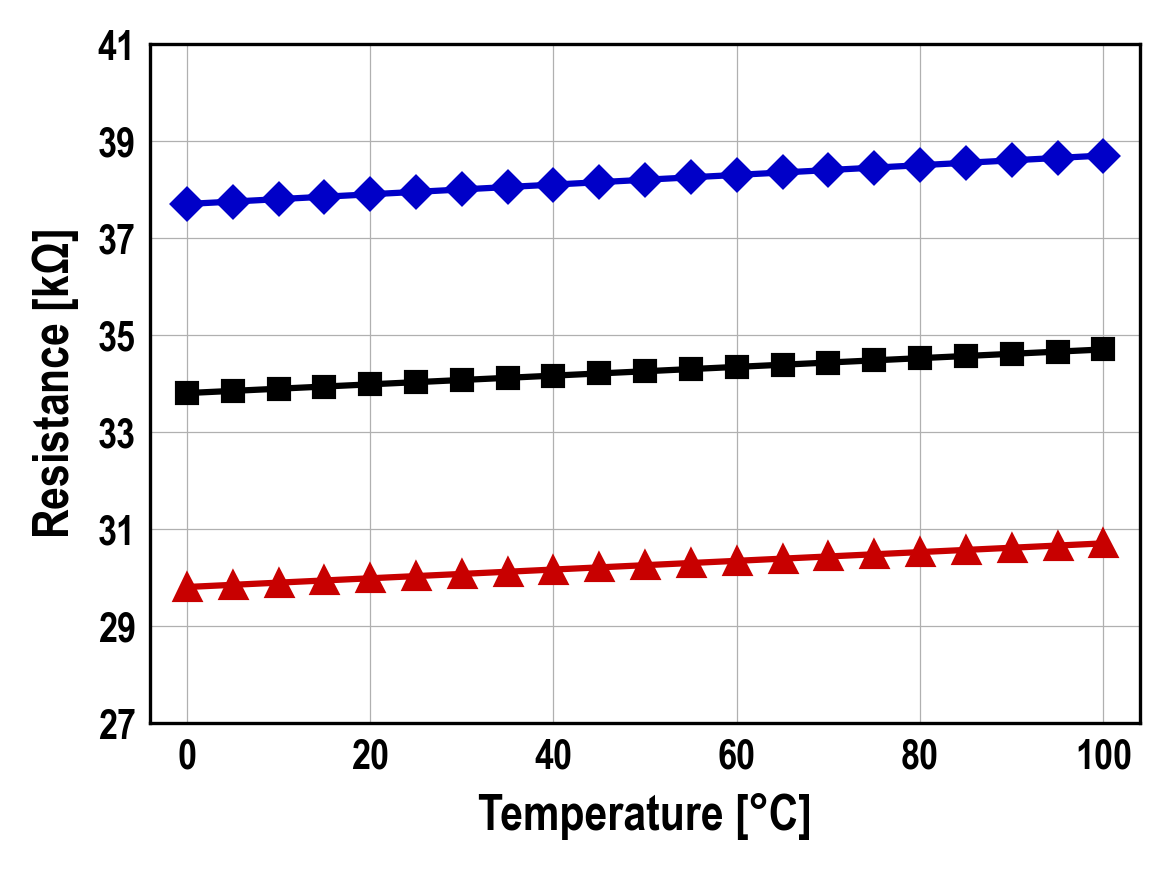

Write Python code to recreate this figure.
#!/usr/bin/env python3
"""
resistor_corners.py — Resistance against temperature at the slow, typical and fast corners

One of the reference plots in references/plots/. The plot style and the PowerPoint
sizing rules live in AGENTS.md (section Plots).

Single panel, 4x3 in at 300 dpi, linear axes:
  * three 1.5 pt lines with a marker on every data point
    slow    navy  #0000C8  diamond, 5 pt
    typical black          square,  5 pt
    fast    red   #C80000  triangle, 6 pt
  * 12 pt axis labels, 0.3 pt grid, no tick marks, no legend (labels go on the slide)
  * y ticks every 2 kΩ

Usage
-----
    python resistor_corners.py                 # reads resistance_corners.tsv next to the script
    python resistor_corners.py --out fig.png   # save instead of show

Required data (tab-separated, with header)
------------------------------------------
  resistance_corners.tsv : Temperature_C, Slow_kOhm, Typical_kOhm, Fast_kOhm

Dependencies: numpy, pandas, matplotlib
"""
import argparse
import os
import numpy as np
import pandas as pd
import matplotlib as mpl
import matplotlib.pyplot as plt

HERE = os.path.dirname(os.path.abspath(__file__))

# ---------------------------------------------------------------- palette ---
NAVY  = "#0000C8"
RED   = "#C80000"
BLACK = "black"


# ---------------------------------------------------------------- styling ---
def apply_style(font="Arial Narrow"):
    """Global matplotlib look used across the lecture notebooks."""
    from matplotlib.font_manager import findfont, FontProperties
    try:
        resolved = findfont(FontProperties(family=font), fallback_to_default=False)
        mpl.rcParams["font.family"] = font if resolved else "sans-serif"
    except Exception:
        mpl.rcParams["font.family"] = "sans-serif"
    mpl.rcParams.update({
        "font.weight":      "bold",
        "axes.labelweight": "bold",
        "mathtext.default": "regular",
    })


def style_axis(ax, xlabel, ylabel, fontsize=12):
    """Labels + thin grid, tick marks hidden (the grid lines mark the ticks)."""
    ax.set_xlabel(xlabel, fontsize=fontsize)
    ax.set_ylabel(ylabel, fontsize=fontsize)
    ax.grid(True, which="both", linewidth=0.3)
    ax.tick_params(axis="both", which="both", length=0)


# ------------------------------------------------------------------- plot ---
def make_figure(data):
    fig, ax = plt.subplots(figsize=(4, 3), dpi=300)
    T = data["Temperature_C"]
    ax.plot(T, data["Slow_kOhm"],    marker="D", markersize=5, color=NAVY,  lw=1.5, label="Slow")
    ax.plot(T, data["Typical_kOhm"], marker="s", markersize=5, color=BLACK, lw=1.5, label="Typical")
    ax.plot(T, data["Fast_kOhm"],    marker="^", markersize=6, color=RED,   lw=1.5, label="Fast")

    ax.set(xlim=(-4, 104), ylim=(27, 41))
    ax.set_yticks(np.arange(27, 42, 2))
    style_axis(ax, "Temperature [°C]", r"Resistance [k$\Omega$]")
    fig.tight_layout()
    return fig


# ------------------------------------------------------------------- main ---
def main():
    p = argparse.ArgumentParser(description=__doc__,
                                formatter_class=argparse.RawDescriptionHelpFormatter)
    p.add_argument("--data", default=os.path.join(HERE, "resistance_corners.tsv"))
    p.add_argument("--out", default=None,
                   help="output image path (png/pdf/svg); omit to open a window")
    a = p.parse_args()

    apply_style()
    fig = make_figure(pd.read_csv(a.data, sep="\t"))
    if a.out:
        fig.savefig(a.out, bbox_inches="tight")
        print(f"saved {a.out}")
    else:
        plt.show()


if __name__ == "__main__":
    main()
